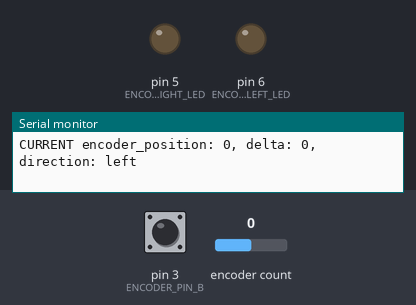
Bench run of a sketch on a simulated Arduino Uno, built with avr-gcc and run on an emulated ATmega328P. On the bench: output pins drawn as LEDs (lit = HIGH), the last lines printed to the serial monitor. The test bench sets the inputs (shaded band); at power-on: encoder count 0, pin 3 (ENCODER_PIN_B) HIGH.

Above: at 1.2 s.
1.3 s: encoder count set to 1
At 2.3 s:
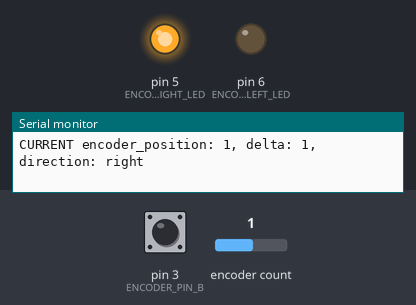
2.8 s: encoder count set to 0
At 3.4 s:
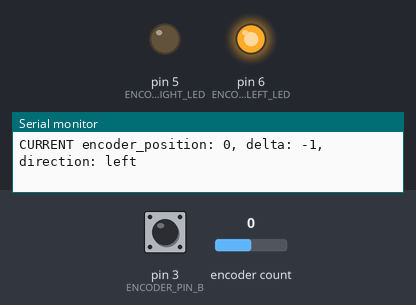
4.3 s: encoder count set to 4
At 4.6 s:
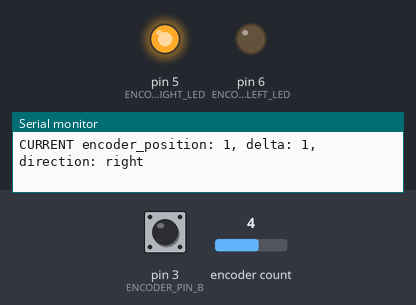
Timing chart, 0 to 7.3 s (numbered marks = the images above; inputs shaded):
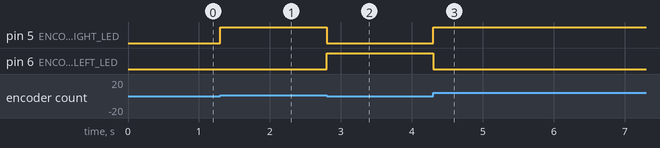

The sketch:

RotaryISR.ino
```cpp
/*

  RotaryEncoderMethods/RotaryISR
  Test rotary-encoder input using change-triggered interrupt and the Rotary library

  For info and circuit diagrams see https://github.com/tardate/LittleArduinoProjects/tree/main/playground/RotaryEncoderMethods

 */

#include <Rotary.h>

#define ENCODER_RIGHT_LED 5
#define ENCODER_LEFT_LED 6

#define ENCODER_INTERRUPT_A 0
#define ENCODER_INTERRUPT_B 1
#define ENCODER_PIN_A 2
#define ENCODER_PIN_B 3

volatile int encoder_position = 0;
volatile int encoder_delta = 0;
int current_encoder_position = 0;
int current_encoder_delta = 0;

Rotary encoder = Rotary(ENCODER_PIN_A, ENCODER_PIN_B);

void setup() {
  Serial.begin(115200);

  pinMode(ENCODER_LEFT_LED, OUTPUT);
  pinMode(ENCODER_RIGHT_LED, OUTPUT);

  attachInterrupt(ENCODER_INTERRUPT_A, loadEncoderPositionOnChange, CHANGE);
  attachInterrupt(ENCODER_INTERRUPT_B, loadEncoderPositionOnChange, CHANGE);
}

void loop() {
  if(encoderPositionUpdated()) printEncoderInfo();
}

void printEncoderInfo() {
  Serial.print("CURRENT encoder_position: ");
  Serial.print(current_encoder_position);
  Serial.print(", delta: ");
  Serial.print(current_encoder_delta);
  Serial.print(", direction: ");
  if(current_encoder_delta>0) Serial.println("right");
  else Serial.println("left");
}

bool encoderPositionUpdated() {
  static int last_position = -999;

  // disable interrupts while we copy the current encoder state
  uint8_t old_SREG = SREG;
  cli();
  current_encoder_position = encoder_position;
  current_encoder_delta = encoder_delta;
  SREG = old_SREG;

  bool updated = (current_encoder_position != last_position);
  last_position = current_encoder_position;

  return updated;
}

/*
  Interrupt Service Routine:
  reads the encoder on pin A or B change
 */
void loadEncoderPositionOnChange() {
  unsigned char result = encoder.process();
  if (result == DIR_NONE) {
    // do nothing
  }
  else if (result == DIR_CW) {
    encoder_delta = 1;
    encoder_position++;
    digitalWrite(ENCODER_LEFT_LED, LOW);
    digitalWrite(ENCODER_RIGHT_LED, HIGH);
  }
  else if (result == DIR_CCW) {
    encoder_delta = -1;
    encoder_position--;
    digitalWrite(ENCODER_LEFT_LED, HIGH);
    digitalWrite(ENCODER_RIGHT_LED, LOW);
  }
}
```

Measured:
- after the input at 1.3 s, pin 5 (ENCODER_RIGHT_LED): LOW → HIGH at once
- after the input at 2.8 s, pin 5 (ENCODER_RIGHT_LED): HIGH → LOW at once; pin 6 (ENCODER_LEFT_LED): LOW → HIGH at once
- after the input at 4.3 s, pin 5 (ENCODER_RIGHT_LED): LOW → HIGH at once; pin 6 (ENCODER_LEFT_LED): HIGH → LOW at once
